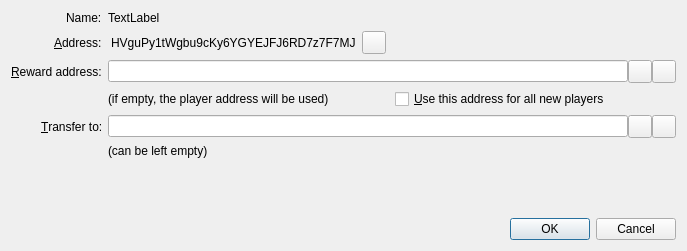
<?xml version="1.0" encoding="UTF-8"?>
<ui version="4.0">
 <class>ConfigureNameDialog2</class>
 <widget class="QDialog" name="ConfigureNameDialog2">
  <property name="geometry">
   <rect>
    <x>0</x>
    <y>0</y>
    <width>687</width>
    <height>251</height>
   </rect>
  </property>
  <property name="sizePolicy">
   <sizepolicy hsizetype="Preferred" vsizetype="Preferred">
    <horstretch>0</horstretch>
    <verstretch>0</verstretch>
   </sizepolicy>
  </property>
  <property name="windowTitle">
   <string>Configure Name</string>
  </property>
  <layout class="QVBoxLayout" name="verticalLayout">
   <item>
    <layout class="QFormLayout" name="formLayout">
     <property name="fieldGrowthPolicy">
      <enum>QFormLayout::AllNonFixedFieldsGrow</enum>
     </property>
     <property name="labelAlignment">
      <set>Qt::AlignRight|Qt::AlignTrailing|Qt::AlignVCenter</set>
     </property>
     <item row="1" column="0">
      <widget class="QLabel" name="label_2">
       <property name="text">
        <string>Name:</string>
       </property>
      </widget>
     </item>
     <item row="1" column="1">
      <widget class="QLabel" name="labelName">
       <property name="text">
        <string notr="true">TextLabel</string>
       </property>
      </widget>
     </item>
     <item row="2" column="0">
      <widget class="QLabel" name="labelCurrentAddress">
       <property name="text">
        <string>&amp;Address:</string>
       </property>
       <property name="buddy">
        <cstring>copyButton</cstring>
       </property>
      </widget>
     </item>
     <item row="2" column="1">
      <layout class="QHBoxLayout" name="horizontalLayout_2">
       <item>
        <widget class="QLabel" name="labelAddress">
         <property name="sizePolicy">
          <sizepolicy hsizetype="Preferred" vsizetype="Preferred">
           <horstretch>0</horstretch>
           <verstretch>0</verstretch>
          </sizepolicy>
         </property>
         <property name="maximumSize">
          <size>
           <width>16777215</width>
           <height>16777215</height>
          </size>
         </property>
         <property name="toolTip">
          <string>Huntercoin address to which the name is assigned</string>
         </property>
         <property name="text">
          <string notr="true">HVguPy1tWgbu9cKy6YGYEJFJ6RD7z7F7MJ</string>
         </property>
         <property name="indent">
          <number>3</number>
         </property>
        </widget>
       </item>
       <item>
        <widget class="QToolButton" name="copyButton">
         <property name="toolTip">
          <string>Copy address to clipboard</string>
         </property>
         <property name="text">
          <string/>
         </property>
         <property name="icon">
          <iconset resource="../bitcoin.qrc">
           <normaloff>:/icons/editcopy</normaloff>:/icons/editcopy</iconset>
         </property>
         <property name="shortcut">
          <string>Alt+P</string>
         </property>
        </widget>
       </item>
       <item>
        <spacer name="horizontalSpacer">
         <property name="orientation">
          <enum>Qt::Horizontal</enum>
         </property>
         <property name="sizeHint" stdset="0">
          <size>
           <width>40</width>
           <height>20</height>
          </size>
         </property>
        </spacer>
       </item>
      </layout>
     </item>
     <item row="3" column="0">
      <widget class="QLabel" name="labelRewardAddress">
       <property name="text">
        <string>&amp;Reward address:</string>
       </property>
       <property name="buddy">
        <cstring>copyButton</cstring>
       </property>
      </widget>
     </item>
     <item row="3" column="1">
      <layout class="QHBoxLayout" name="rewardAddrLayout">
       <property name="spacing">
        <number>0</number>
       </property>
       <property name="sizeConstraint">
        <enum>QLayout::SetDefaultConstraint</enum>
       </property>
       <item>
        <widget class="QValidatedLineEdit" name="rewardAddr">
         <property name="toolTip">
          <string>The Huntercoin address that will receive rewards for this player.
If empty, player's own address will be used.</string>
         </property>
         <property name="text">
          <string notr="true"/>
         </property>
         <property name="maxLength">
          <number>34</number>
         </property>
        </widget>
       </item>
       <item>
        <widget class="QToolButton" name="addressBookButton">
         <property name="toolTip">
          <string>Choose address from address book</string>
         </property>
         <property name="text">
          <string/>
         </property>
         <property name="icon">
          <iconset resource="../bitcoin.qrc">
           <normaloff>:/icons/address-book</normaloff>:/icons/address-book</iconset>
         </property>
         <property name="shortcut">
          <string>Alt+A</string>
         </property>
        </widget>
       </item>
       <item>
        <widget class="QToolButton" name="pasteButton">
         <property name="toolTip">
          <string>Paste address from clipboard</string>
         </property>
         <property name="text">
          <string/>
         </property>
         <property name="icon">
          <iconset resource="../bitcoin.qrc">
           <normaloff>:/icons/editpaste</normaloff>:/icons/editpaste</iconset>
         </property>
         <property name="shortcut">
          <string>Alt+P</string>
         </property>
        </widget>
       </item>
      </layout>
     </item>
     <item row="4" column="1">
      <layout class="QHBoxLayout" name="horizontalLayout_4">
       <item>
        <widget class="QLabel" name="label">
         <property name="text">
          <string>(if empty, the player address will be used)</string>
         </property>
        </widget>
       </item>
       <item>
        <widget class="QCheckBox" name="useRewardAddressForNewPlayers">
         <property name="text">
          <string>&amp;Use this address for all new players</string>
         </property>
        </widget>
       </item>
      </layout>
     </item>
     <item row="5" column="0">
      <widget class="QLabel" name="labelTransferTo">
       <property name="text">
        <string>&amp;Transfer to:</string>
       </property>
       <property name="buddy">
        <cstring>transferTo</cstring>
       </property>
      </widget>
     </item>
     <item row="5" column="1">
      <layout class="QHBoxLayout" name="transferToLayout">
       <property name="spacing">
        <number>0</number>
       </property>
       <property name="sizeConstraint">
        <enum>QLayout::SetDefaultConstraint</enum>
       </property>
       <item>
        <widget class="QValidatedLineEdit" name="transferTo">
         <property name="toolTip">
          <string>The Huntercoin address to transfer
the player to, e.g.
HVguPy1tWgbu9cKy6YGYEJFJ6RD7z7F7MJ

Leave empty, if not needed.</string>
         </property>
         <property name="text">
          <string notr="true"/>
         </property>
         <property name="maxLength">
          <number>34</number>
         </property>
        </widget>
       </item>
       <item>
        <widget class="QToolButton" name="addressBookButton_2">
         <property name="toolTip">
          <string>Choose address from address book</string>
         </property>
         <property name="text">
          <string/>
         </property>
         <property name="icon">
          <iconset resource="../bitcoin.qrc">
           <normaloff>:/icons/address-book</normaloff>:/icons/address-book</iconset>
         </property>
         <property name="shortcut">
          <string>Alt+A</string>
         </property>
        </widget>
       </item>
       <item>
        <widget class="QToolButton" name="pasteButton_2">
         <property name="toolTip">
          <string>Paste address from clipboard</string>
         </property>
         <property name="text">
          <string/>
         </property>
         <property name="icon">
          <iconset resource="../bitcoin.qrc">
           <normaloff>:/icons/editpaste</normaloff>:/icons/editpaste</iconset>
         </property>
         <property name="shortcut">
          <string>Alt+P</string>
         </property>
        </widget>
       </item>
      </layout>
     </item>
     <item row="6" column="1">
      <widget class="QLabel" name="labelTransferToHint">
       <property name="text">
        <string>(can be left empty)</string>
       </property>
      </widget>
     </item>
    </layout>
   </item>
   <item>
    <layout class="QHBoxLayout" name="horizontalLayout">
     <item>
      <spacer name="horizontalSpacer_5">
       <property name="orientation">
        <enum>Qt::Horizontal</enum>
       </property>
       <property name="sizeHint" stdset="0">
        <size>
         <width>40</width>
         <height>20</height>
        </size>
       </property>
      </spacer>
     </item>
     <item>
      <widget class="QDialogButtonBox" name="buttonBox">
       <property name="sizePolicy">
        <sizepolicy hsizetype="Maximum" vsizetype="Fixed">
         <horstretch>0</horstretch>
         <verstretch>0</verstretch>
        </sizepolicy>
       </property>
       <property name="orientation">
        <enum>Qt::Horizontal</enum>
       </property>
       <property name="standardButtons">
        <set>QDialogButtonBox::Cancel|QDialogButtonBox::Ok</set>
       </property>
      </widget>
     </item>
    </layout>
   </item>
  </layout>
 </widget>
 <customwidgets>
  <customwidget>
   <class>QValidatedLineEdit</class>
   <extends>QLineEdit</extends>
   <header>../../src/qt/qvalidatedlineedit.h</header>
  </customwidget>
 </customwidgets>
 <tabstops>
  <tabstop>buttonBox</tabstop>
 </tabstops>
 <resources>
  <include location="../bitcoin.qrc"/>
  <include location="../bitcoin.qrc"/>
 </resources>
 <connections>
  <connection>
   <sender>buttonBox</sender>
   <signal>rejected()</signal>
   <receiver>ConfigureNameDialog2</receiver>
   <slot>reject()</slot>
   <hints>
    <hint type="sourcelabel">
     <x>618</x>
     <y>382</y>
    </hint>
    <hint type="destinationlabel">
     <x>286</x>
     <y>274</y>
    </hint>
   </hints>
  </connection>
  <connection>
   <sender>buttonBox</sender>
   <signal>accepted()</signal>
   <receiver>ConfigureNameDialog2</receiver>
   <slot>accept()</slot>
   <hints>
    <hint type="sourcelabel">
     <x>618</x>
     <y>382</y>
    </hint>
    <hint type="destinationlabel">
     <x>157</x>
     <y>274</y>
    </hint>
   </hints>
  </connection>
 </connections>
</ui>
